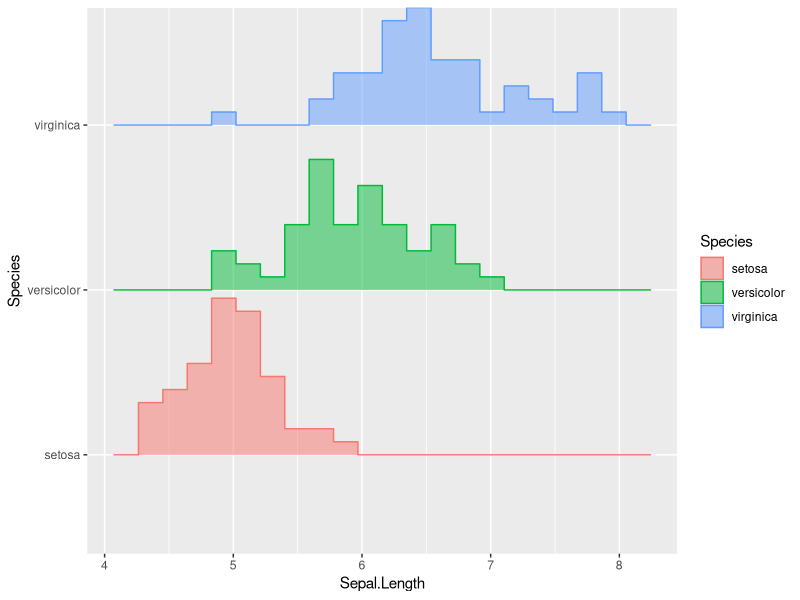
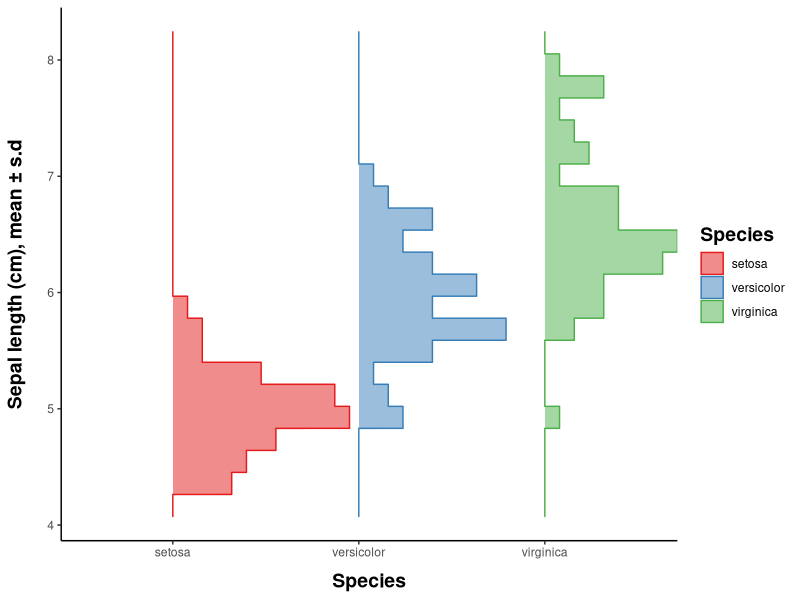
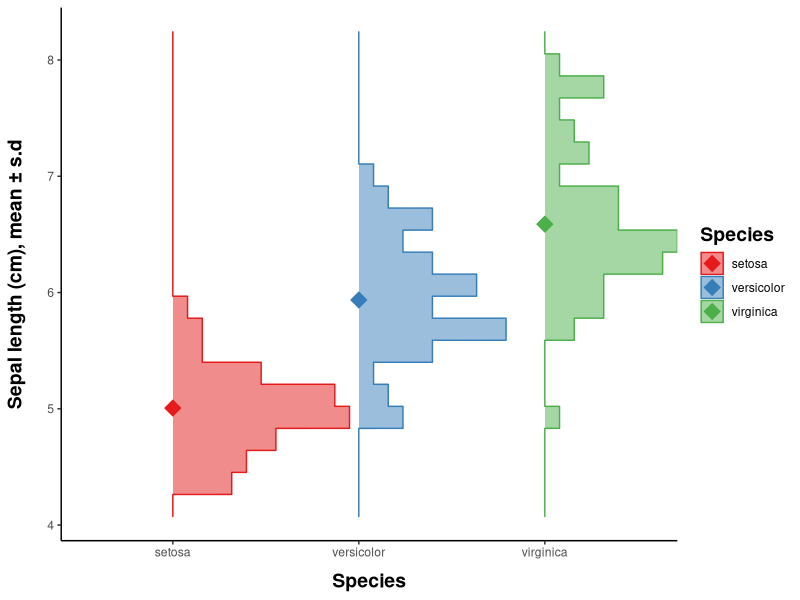
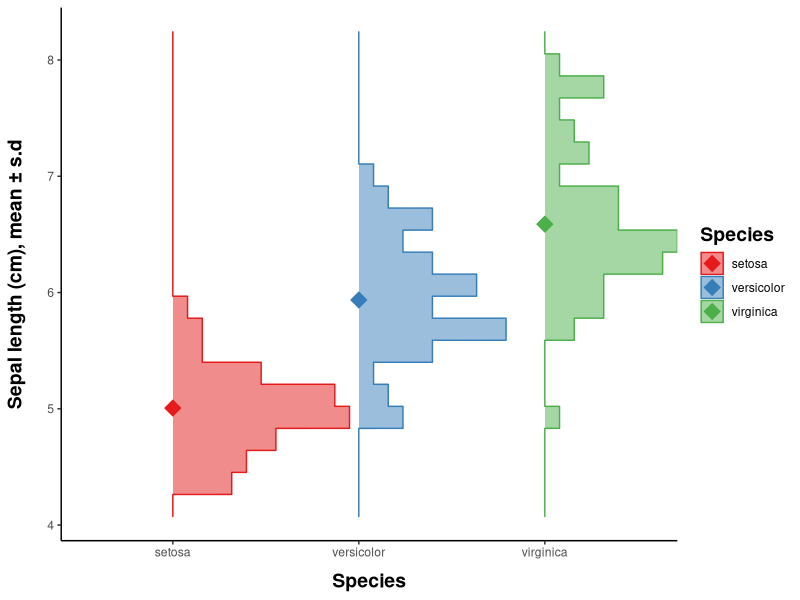
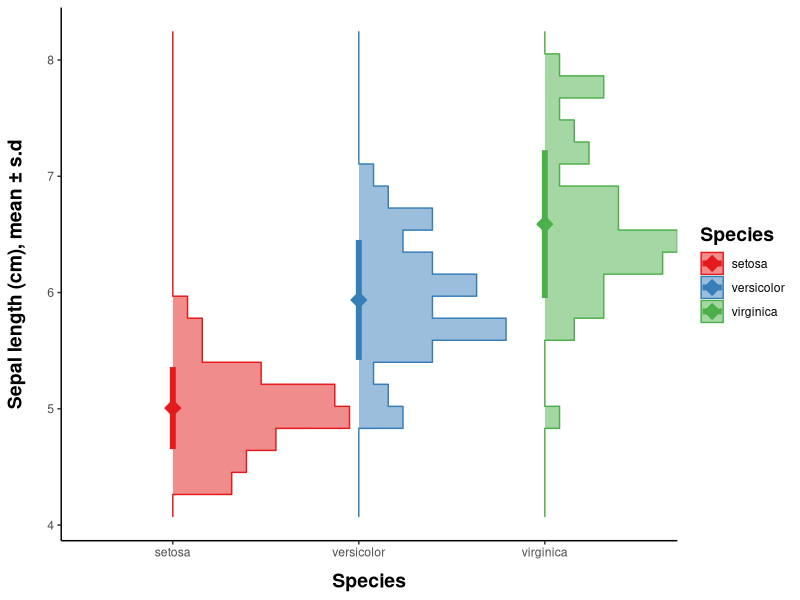
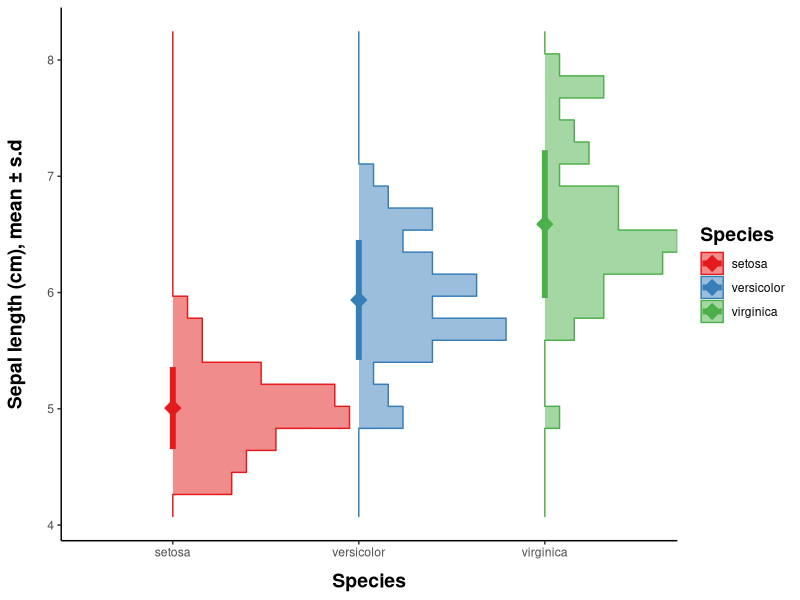

The R script that drew these images, in order:
######################################################################
##                                                                  ##
##  Vertical histograms with summary statistics (mean +- error)     ##
##                                                                  ##
##  Author: Dr. Maja Ilic                                           ##
##          School of Biological Sciences                           ##
##          Queen's University Belfast                              ##
##          maja.ilic.bio@gmail.com                                 ##
##                                                                  ##
##  Date: 27.09.2020                                                ##
##                                                                  ##
##  Original idea: Prof. William Sutherland                         ##
##                 Department of Zoology                            ##
##                 University of Cambridge                          ##
##                                                                  ##
##  How it all started:                                             ##
##  https://twitter.com/Bill_Sutherland/status/1309771803661930496  ##
##                                                                  ##
######################################################################

##===============================================
## Packages ----

library(ggplot2)
library(ggridges)
library(dplyr)

##===============================================
## Data ----

data(iris)
head(iris)

##===============================================
## First step: generate a plot using ggplot() with vertical histograms ----

# Define a nice lable for x-axis
# Note: \u00B1 is generating the +- sign

xlab <- "Sepal length (cm), mean \u00B1 s.d"

## Simple plot

# Use geom_density_ridges() to generate histograms for each Iris species
# You can play around with the number of "bins", here, 20 seemed to be suitable
# You can choose if you want to draw the baseline, if not, set draw_baseline = FALSE
# alpha = 0.5 is used for transparency
# scale = 0.95 is used to make all histograms visible without overlapping

g1 <- ggplot() + 
  geom_density_ridges(data = iris, aes(x = Sepal.Length, y = Species, 
                                       fill = Species, color = Species, height = stat(density)),
                      stat = "binline", bins = 20, draw_baseline = TRUE, alpha = 0.5, scale = 0.95) 

g1

# To make the plot nicer, you can choose another theme (e.g. theme_classic())
# and/or add specific changes to your theme (bold titles etc).
# Change to default colors using scale_fill and scale_color
# Use coord_flip() to flip the coordinates and get vertical histograms
# Note that the legend here is redundant and can be removed with legend.position = "none"
# within theme()

g1 <- g1 +
  theme_classic() +
  theme(axis.title.y = element_text(size = 14, face = "bold", margin = margin(0,15,0,0)),
        axis.title.x = element_text(size = 14, face = "bold", margin = margin(10,0,0,0)),
        legend.title = element_text(size = 14, face = "bold")) +
  scale_fill_brewer(palette = "Set1") +
  scale_color_brewer(palette = "Set1") +
  labs(x = xlab) +
  coord_flip()

g1

##===============================================
## Second step: calculate summary statistics ----

# Note: there are ways of calculating the summary statistics
# (such as mean) directly within the ggplot(), however,
# I personally prefer having a separate dataframe with means,
# errors and other summary statistics

# For exercise purposes, I choose to work with "Sepal.Length" 
# and have only calculated mean and standard deviation for this one variable

summary.df <- iris %>% 
  group_by(Species) %>% 
  summarize(Mean_SL = mean(Sepal.Length, na.rm = T),
            SD_SL = sd(Sepal.Length, na.rm =T))

summary.df

# Note: using na.rm = T is reduntant in this specific case, as there are no NAs present,
# but it is in general a good practise and is therefore included in the code

##===============================================
## Third step: add summary statistics to the plot ----

# In order to add the mean values to the plot, all you have to do 
# is to add them to the existing plot using geom_point()
# Make sure you now use your dataframe with summary statistics
# Note that I chose the diamond shape here (shape = 23)

g1 <- g1 +   
  geom_point(data = summary.df, 
             aes(x = Mean_SL, y = Species, 
                 fill = Species, color = Species),
             size = 4, shape = 23)

g1

# To add the error bar (here: standard deviation), you can use geom_segment()
# Values that you will need to specify here are x, xend, y and yend
# Although it is obvious that the positions of the histograms are 1, 2 and 3,
# you can check this by getting a table from your existing ggplot() with all 
# information on positions, colors and similar

gt <- ggplot_build(g1)
gt

# The easiest way to find the positions here is to look at the second data layer,
# which in this case are the mean values we've plotted (see column "y")

gt$data[[2]]

# You can add the position to the dataframe with summary statistics

summary.df$Pos <- gt$data[[2]]$y
summary.df

# Finally, you can add the standard deviation to the existing plot
# I have used "size" to make the "error bar" a bit thicker

g1 <- g1 +   
  geom_segment(data = summary.df, 
               aes(x = Mean_SL - SD_SL, xend = Mean_SL + SD_SL, 
                   y = Pos, yend = Pos, 
                   color = Species),
               size = 2)

g1

# Save the plot using ggsave()

ggsave("Vertical histogram with summary statistics for Iris.png", g1, width = 8, height = 6)

# Done!
# As always, I am sure there are other ways of coding this, 
# but for me, this seems very easy and intuitive.
# And most importantly: it works and looks nice!